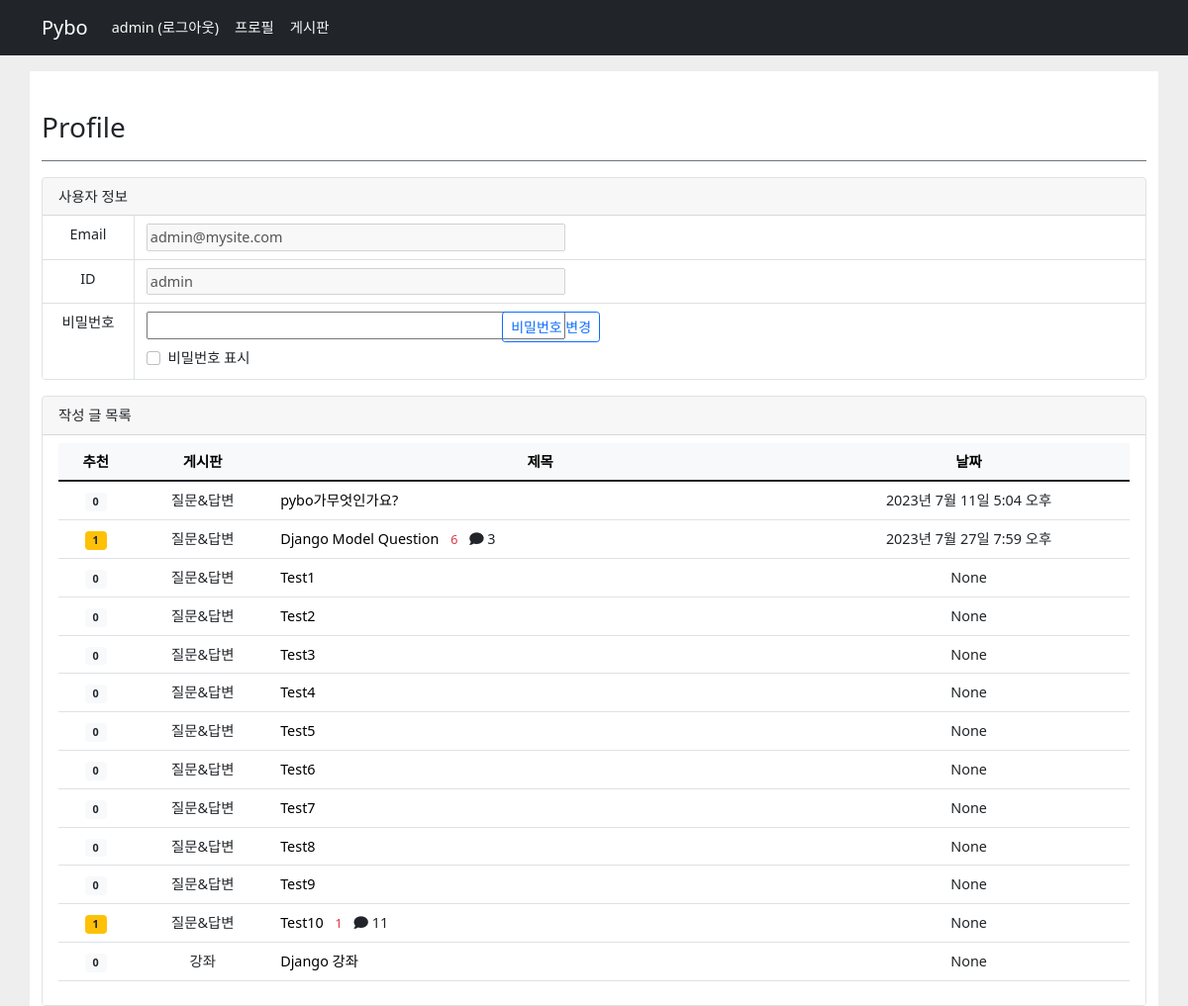
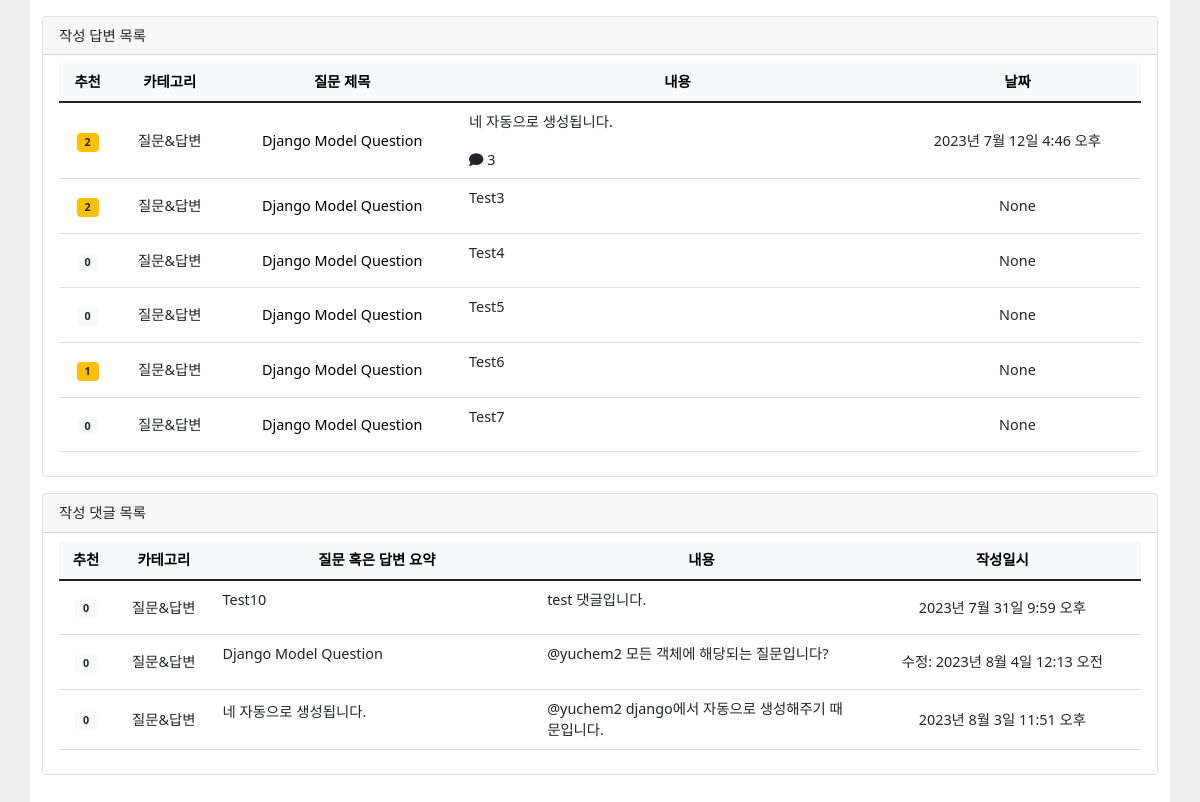
The app's page /common/profile/2 (signed in), older data (2 pictures, top to bottom).
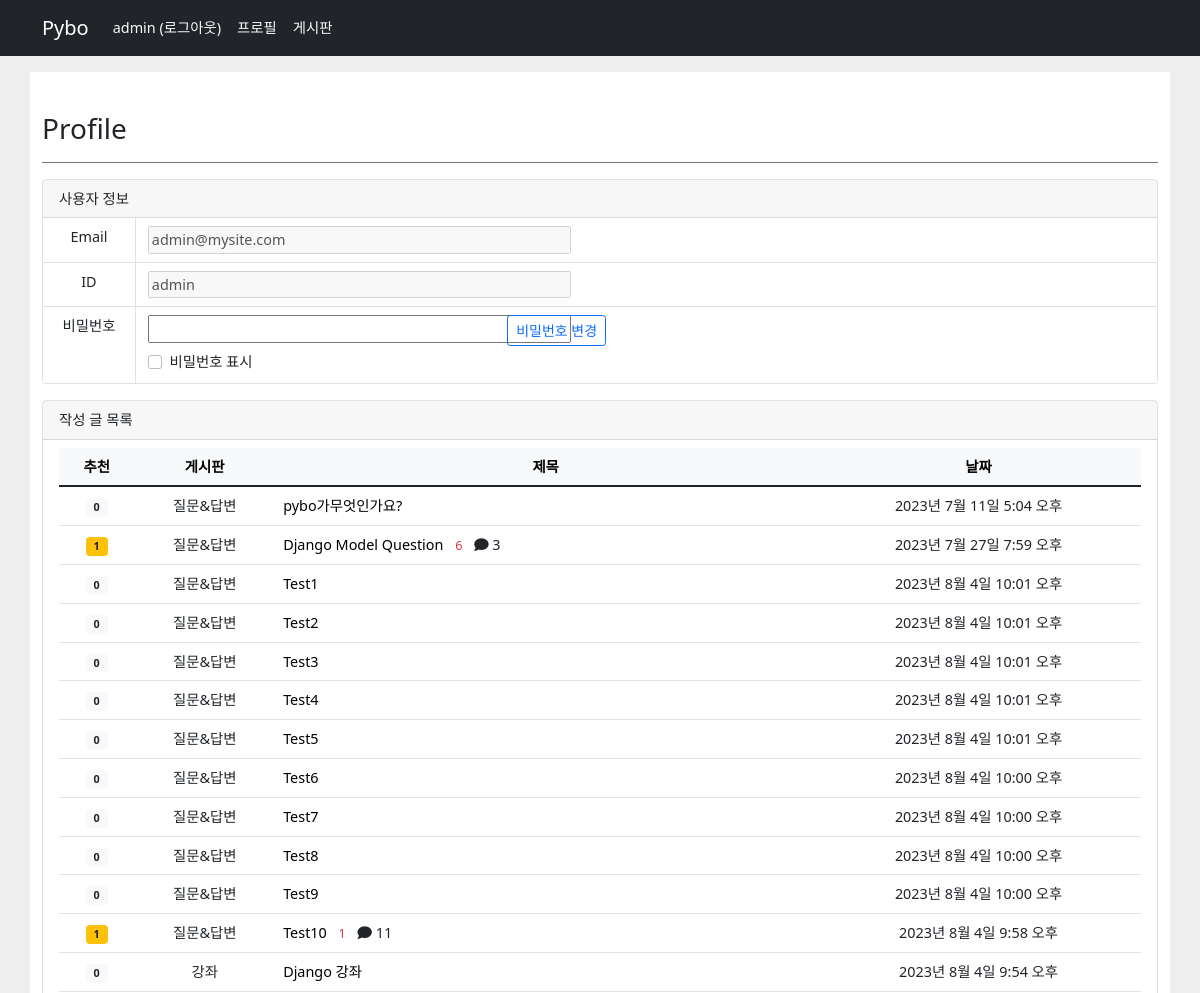
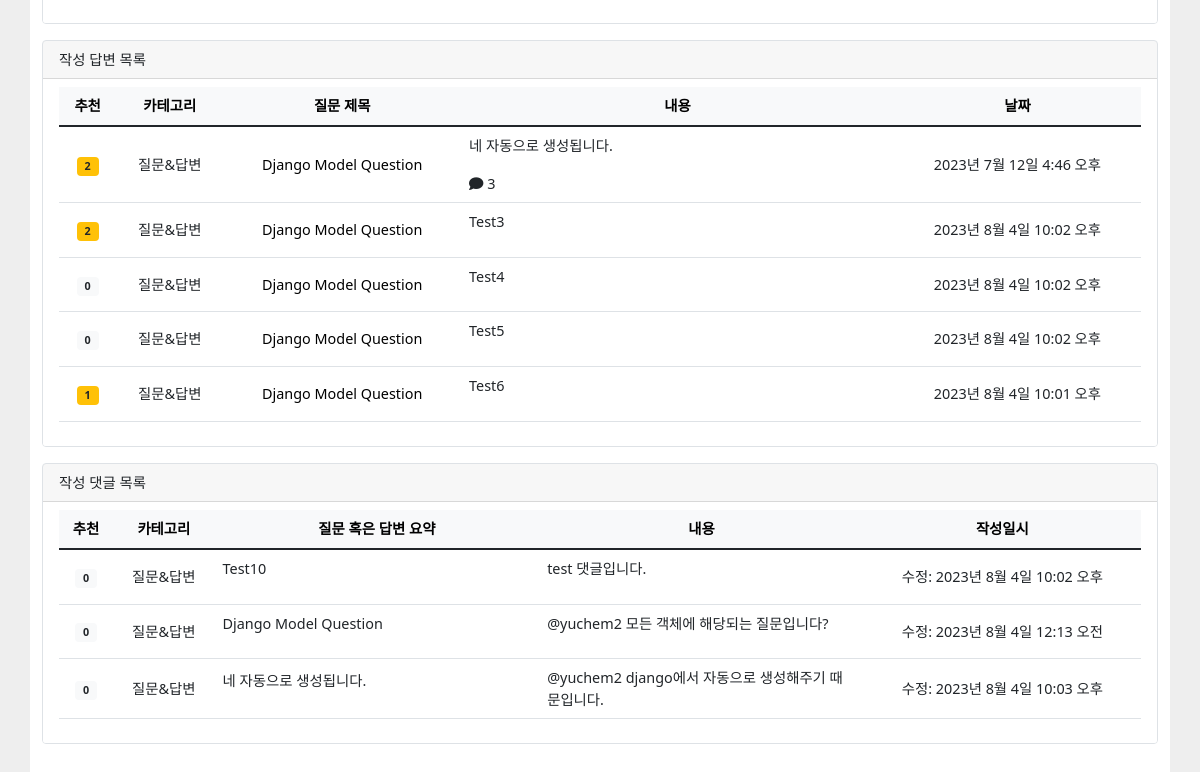
The same page, newer data (2 pictures, top to bottom).
### pybo/models.py (models this page shows, shortened)
class Question(models.Model):
    author = models.ForeignKey(User, on_delete=models.CASCADE, related_name='author_question')
    category = models.ForeignKey(Category, on_delete=models.CASCADE, related_name='category_question')
    subject = models.CharField(max_length=200)          # 글자 수의 길이가 제한된 텍스트를 이용할 때
    content = models.TextField(null=True, default='')   # 글자 수를 제한할 수 없는 텍스트를 이용할 때
    create_date = models.DateTimeField()                # 생성된 날짜와 시간에 관계된 필드.
    modify_date = models.DateTimeField(null=True, blank=True)               # 수정 날짜
    voter = models.ManyToManyField(User, related_name='voter_question')     # 추천인 추가
    comments = models.ManyToManyField(Comment, related_name='comment_question')
    hits = models.DecimalField(max_digits=7, decimal_places=0, default=0)

class Category(models.Model):
    subject = models.CharField(max_length=200)

class Answer(models.Model):
    author = models.ForeignKey(User, on_delete=models.CASCADE, related_name='author_answer')
    question = models.ForeignKey(Question, on_delete=models.CASCADE)
    content = models.TextField(null=True, default='')
    create_date = models.DateTimeField()
    modify_date = models.DateTimeField(null=True, blank=True)
    voter = models.ManyToManyField(User, related_name='voter_answer')
    comments = models.ManyToManyField(Comment, related_name='comment_answer')

class Comment(models.Model):
    author = models.ForeignKey(User, on_delete=models.CASCADE, related_name='author_comment')
    category = models.ForeignKey(Category, on_delete=models.CASCADE, related_name='category_comment')
    parent_content = models.TextField(null=True, default='')
    content = models.TextField(null=True, default='')
    create_date = models.DateTimeField()
    modify_date = models.DateTimeField(null=True, blank=True)
    voter = models.ManyToManyField(User, related_name='voter_comment')

### common/views.py (the view, shortened to what this page needs)
# urls.py: path('profile/<int:user_id>', views.profile, name='profile'),
@login_required(login_url='common:login')
def profile(request, user_id):
    question_list = Question.objects.filter(author_id=user_id).order_by('create_date')
    answer_list = Answer.objects.filter(author_id=user_id).order_by('create_date')
    comment_list = Comment.objects.filter(author_id=user_id).order_by('create_date')
    context = {'question_list': question_list, 'answer_list': answer_list, 'comment_list': comment_list}
    return render(request, 'common/profile.html', context)

### templates/common/profile.html (shortened to what this page needs)
{% extends 'base.html' %}
{% load pybo_filter %}
{% block content %}
    <div id="content_box" class="container my-3 py-3">
        <div class="row">
            <div class="m-3 py-2 mx-auto" style="height: auto !important;">
                <h3 class="pb-3 mb-0 border-bottom border-secondary font-weight-bold">Profile</h3>
                <div class="card my-3 border rounded">
                    <div class="card-header">
                        사용자 정보
                    </div>
                    <ul class="list-group list-group-flush">
                        <li class="list-group-item p-0">
                            <div class="row align-items-start m-0 py-0">
                                <div class="col-1 border-end border-1 my-0 p-2" style="text-align:center;">
                                    Email
                                    <div style="height:6px;"></div>
                                </div>
                                <div class="col-6 my-0 py-2">
                                    <input type="text" size="45" value="{{ user.email }}" disabled>
                                </div>
                            </div>
                        </li>
                        <li class="list-group-item p-0">
                            <div class="row align-items-start m-0 py-0">
                                <div class="col-1 border-end border-1 m-0 p-2" style="text-align:center;">
                                    ID
                                    <div style="height:6px;"></div>
                                </div>
                                <div class="col-6 m-0 py-2">
                                    <input type="text" size="45" value="{{ user.username }}" disabled>
                                </div>
                            </div>
                        </li>
                        <li class="list-group-item p-0">
                            <form id="passwordForm" method="post" action="{% url 'common:profile' user.id %}" class="row align-items-start m-0 py-0">
                                <div class="col-1 border-end border-1 m-0 p-2 py-2" style="text-align:center;">
                                    비밀번호
                                    <div style="height:38px;"></div>
                                </div>
                                <div class="col-4 m-0 my-1">
                                    <div class="m-0 py-1">
                                        <input name="password" id="password" type="password" size="45">
                                    </div>
                                    <div class="form-check m-0 my-1">
                                        <input class="form-check-input" type="checkbox" id="showPassword">
                                        <label class="form-check-label" for="showPassword">비밀번호 표시</label>
                                    </div>
                                </div>
                                <div class="col-auto m-0 p-0 my-1 py-1">
                                    <input type="submit" class="btn btn-outline-primary btn-sm" value="비밀번호 변경">
                                </div>
                            </form>
                        </li>
                    </ul>
                </div>
                <div class="card my-3 border rounded">
                    <div class="card-header">
                        작성 글 목록
                    </div>
                    <ul class="list-group list-group-flush">
                        <li class="list-group-item">
                            <table class="table">
                                <thead>
                                    <tr class="text-center table-light">
                                        <th>추천</th>
                                        <th>게시판</th>
                                        <th style="width: 50%">제목</th>
                                        <th>날짜</th>
                                    </tr>
                                </thead>
                                <tbody>
                                {% if question_list %}
                                {% for question in question_list %}
                                    <tr class="text-center">
                                        <td class="align-middle">
                                            {% if question.voter.count > 0 %}
                                            <span class="badge badge-warning px-2 py-1">{{ question.voter.count }}</span>
                                            {% else %}
                                            <span class="badge badge-light px-2 py-1">{{ question.voter.count }}</span>
                                            {% endif %}
                                        </td>
                                        <td class="align-middle">{{ question.category.subject }}</td>
                                        <td class="text-start">
                                            <a class="text-black text-decoration-none" href="{% url 'pybo:detail' question.id %}">{{ question.subject }}</a>
                                            {% if question.answer_set.count  > 0 %}
                                                <span class="text-danger small mx-2">{{ question.answer_set.count }}</span>
                                            {% endif %}
                                            {% if question.comments.count > 0 %}
                                                <i class="fa-solid fa-comment"></i> {{ question.comments.count }}
                                            {% endif %}
                                        </td>
                                        <td class="align-middle">{{ question.modify_date }}</td>
                                    </tr>
                                {% endfor %}
                                {% else %}
                                    <tr>
                                        <td colspan="3" style="text-align: center;">작성한 질문이 없습니다.</td>
                                    </tr>
                                {% endif %}
                                </tbody>
                            </table>
                        </li>
                    </ul>
                </div>
                <div class="card my-3 border rounded">
                    <div class="card-header">
                        작성 답변 목록
                    </div>
                    <ul class="list-group list-group-flush">
                        <li class="list-group-item">
                            <table class="table">
                                <thead>
                                    <tr class="text-center table-light">
                                        <th>추천</th>
                                        <th>카테고리</th>
                                        <th>질문 제목</th>
                                        <th style="width: 40%">내용</th>
                                        <th>날짜</th>
                                    </tr>
                                </thead>
                                <tbody>
                                {% if answer_list %}
                                {% for answer in answer_list %}
                                    <tr class="text-center">
                                        <td class="align-middle">
                                            {% if answer.voter.count > 0 %}
                                            <span class="badge badge-warning px-2 py-1">{{ answer.voter.count }}</span>
                                            {% else %}
                                            <span class="badge badge-light px-2 py-1">{{ answer.voter.count }}</span>
                                            {% endif %}
                                        </td>
                                        <td class="align-middle">{{ answer.question.category.subject }}</td>
                                        <td class="align-middle">
                                            <a class="text-black text-decoration-none" href="{% url 'pybo:detail' answer.question.id %}">{{ answer.question.subject }}</a>
                                        </td>
                                        <td class="text-start">
                                            {{ answer.content|mark }}
                                            {% if answer.comments.count > 0 %}
                                                <i class="fa-solid fa-comment"></i> {{ answer.comments.count }}
                                            {% endif %}
                                        </td>
                                        <td class="align-middle">{{ answer.modify_date }}</td>
                                    </tr>
                                {% endfor %}
                                {% else %}
                                    <tr>
                                        <td colspan="5" style="text-align:center;">작성한 답변이 없습니다.</td>
                                    </tr>
                                {% endif %}
                                </tbody>
                            </table>
                        </li>
                    </ul>
                </div>
                <div class="card my-3 border rounded">
                    <div class="card-header">
                        작성 댓글 목록
                    </div>
                    <ul class="list-group list-group-flush">
                        <li class="list-group-item">
                            <table class="table">
                                <thead>
                                    <tr class="text-center table-light">
                                        <th>추천</th>
                                        <th>카테고리</th>
                                        <th style="width: 30%">질문 혹은 답변 요약</th>
                                        <th style="width: 30%">내용</th>
                                        <th>작성일시</th>
                                    </tr>
                                </thead>
                                <tbody>
                                {% if comment_list %}
                                {% for comment in comment_list %}
                                    <tr class="text-center">
                                        <td class="align-middle">
                                            {% if comment.voter.count > 0 %}
                                            <span class="badge badge-warning px-2 py-1">{{ comment.voter.count }}</span>
                                            {% else %}
                                            <span class="badge badge-light px-2 py-1">{{ comment.voter.count }}</span>
                                            {% endif %}
                                        </td>
                                        <td class="align-middle">
                                            {{ comment.category.subject }}
                                        </td>
                                        <td class="text-start align-middle">
                                            {{ comment.parent_content|mark }}
                                        </td>
                                        <td class="text-start">
                                            {{ comment.content }}
                                        </td>
                                        <td class="align-middle">
                                            {% if comment.modify_date %}
                                                수정: {{ comment.modify_date }}
                                            {% else %}
                                                {{ comment.create_date }}
                                            {% endif %}
                                        </td>
                                    </tr>
                                {% endfor %}
                                {% else %}
                                    <tr>
                                        <td colspan="5" style="text-align:center;">작성한 댓글이 없습니다.</td>
                                    </tr>
                                {% endif %}
                                </tbody>
                            </table>
                        </li>
                    </ul>
                </div>
            </div>
        </div>
    </div>
{% endblock %}

### templates/base.html (shortened to what this page needs)
{% load static %}
<!DOCTYPE html>
<html lang="ko">
<head>
    <link rel="stylesheet" type="text/css" href="{% static 'bootstrap.min.css' %}">
    <link rel="stylesheet" type="text/css" href="{% static 'style.css' %}">
    <link rel="stylesheet" type="text/css" href="{% static 'cdn.jsdelivr.net_npm_simplemde@1.11.2_dist_simplemde.min.css' %}">
</head>
<body>
    {% include "navbar.html" %}
    {% block content %}
    {% endblock %}
</body>
</html>

### templates/navbar.html (shortened to what this page needs)
<nav class="navbar navbar-expand-lg navbar-dark bg-dark">
    <div class="container">
        <a class="navbar-brand" href="{% url 'pybo:index' %}">Pybo</a>
        <div class="collapse navbar-collapse" id="navbarSupportedContent" data-bs-theme="dark">
            <ul class="navbar-nav me-auto mb-2 mb-lg-0">
                <li class="nav-item">
                    {% if user.is_authenticated %}
                        <a class="nav-link text-light" href="{% url 'common:logout' %}">{{ user.username }} (로그아웃)</a>
                    {% else %}
                        <a class="nav-link text-light" href="{% url 'common:login' %}">로그인</a>
                    {% endif %}
                </li>
                <li class="nav-item">
                    {% if user.is_authenticated %}
                        <a class="nav-link text-light" href="{% url 'common:profile' user.id %}">프로필</a>
                    {% endif %}
                </li>
                <li class="nav-item">
                    <a class="nav-link text-light" href="{% url 'pybo:index' %}">게시판</a>
                </li>
            </ul>
        </div>
    </div>
</nav>

Row changes from the older to the newer data that the page shows:
removed Answer: voter.count "0", question.category.subject "질문&답변", question.subject "Django Model Question", content|mark "Test7", modify_date "None"
changed Question "Test1": modify_date "None" → "2023년 8월 4일 10:01 오후"
changed Question "Test2": modify_date "None" → "2023년 8월 4일 10:01 오후"
changed Question "Test3": modify_date "None" → "2023년 8월 4일 10:01 오후"
changed Question "Test4": modify_date "None" → "2023년 8월 4일 10:01 오후"
changed Question "Test5": modify_date "None" → "2023년 8월 4일 10:01 오후"
changed Question "Test6": modify_date "None" → "2023년 8월 4일 10:00 오후"
changed Question "Test7": modify_date "None" → "2023년 8월 4일 10:00 오후"
changed Question "Test8": modify_date "None" → "2023년 8월 4일 10:00 오후"
changed Question "Test9": modify_date "None" → "2023년 8월 4일 10:00 오후"
changed Question "Test10": modify_date "None" → "2023년 8월 4일 9:58 오후"
changed Question "Django 강좌": modify_date "None" → "2023년 8월 4일 9:54 오후"
changed Answer "Test3": modify_date "None" → "2023년 8월 4일 10:02 오후"
changed Answer "Test4": modify_date "None" → "2023년 8월 4일 10:02 오후"
changed Answer "Test5": modify_date "None" → "2023년 8월 4일 10:02 오후"
changed Answer "Test6": modify_date "None" → "2023년 8월 4일 10:01 오후"
changed Comment "Test10": modify_date (not shown) → "2023년 8월 4일 10:02 오후"; create_date "2023년 7월 31일 9:59 오후" → (not shown)
changed Comment "네 자동으로 생성됩니다.": modify_date (not shown) → "2023년 8월 4일 10:03 오후"; create_date "2023년 8월 3일 11:51 오후" → (not shown)
